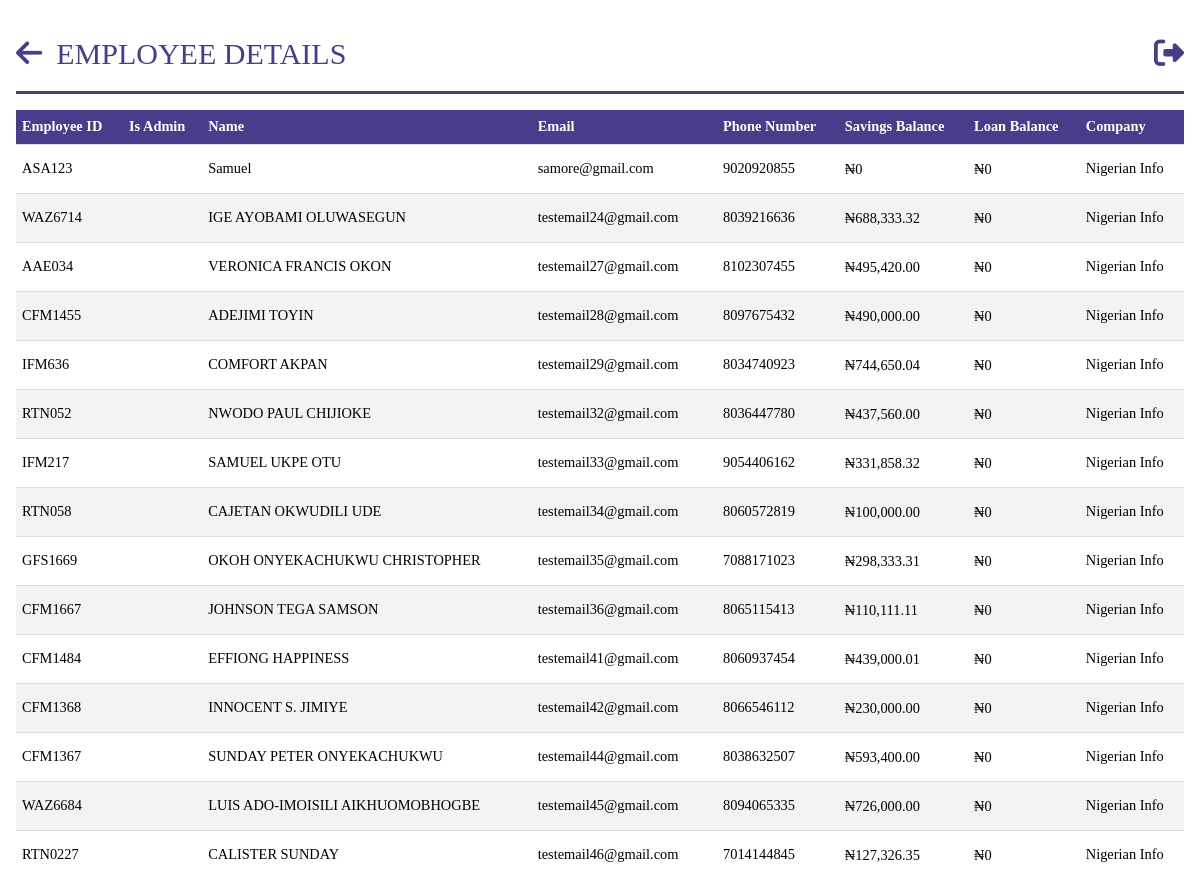
Page /persons (signed in, upper part) on the earlier database version.
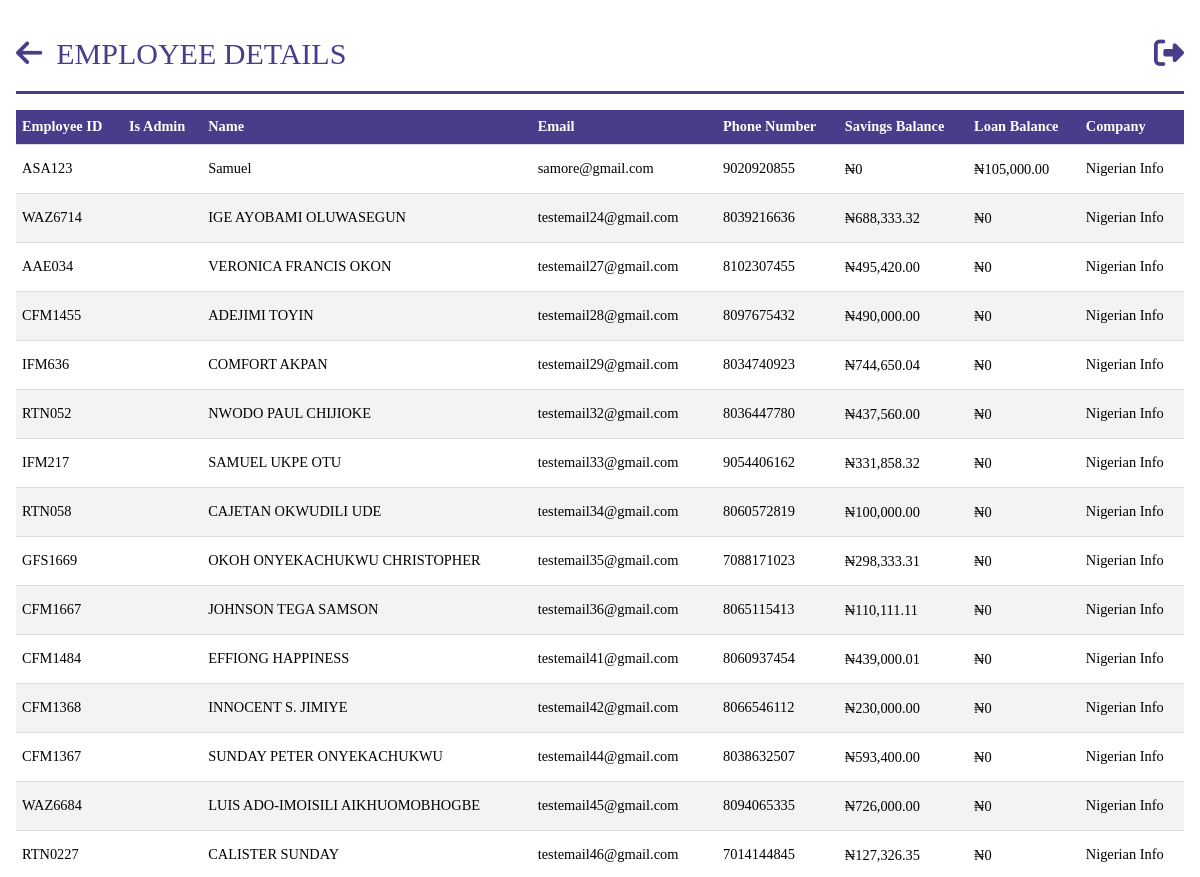
Same page on the later database version.
### models.py (models this page shows, shortened)
class Person(db.Model, UserMixin):
    __tablename__ = "persons"
    id = db.Column(db.Integer, primary_key=True)
    name = db.Column(db.String(100), nullable=False)
    role_id = db.Column(db.Integer, db.ForeignKey("roles.id"))
    email = db.Column(db.String, nullable=True, unique=True)
    password = db.Column(db.String(255), nullable=False)
    company_id = db.Column(db.Integer, db.ForeignKey("companies.id"))
    employee_id = db.Column(db.String, nullable=False, unique=True)
    phone_no = db.Column(db.String, unique=True)
    balance_bfd = db.Column(db.Float, default=0.0)
    balance_withheld = db.Column(db.Float, default=0.0)
    available_balance = db.Column(db.Float, default=0.0)
    loan_balance = db.Column(db.Float, default=0.0)
    loan_balance_bfd = db.Column(db.Float, default=0.0)
    loans = db.relationship("Loan", backref="person",foreign_keys="[Loan.person_id]")
    bank_payments_made = db.relationship("BankPayment", backref="payer", lazy=True)
    payments_made = db.relationship("SavingPayment", backref="payer", lazy=True)
    loan_payments_made = db.relationship("LoanPayment", backref="payer", lazy=True)
    @property
    def total_balance(self):
        return self.available_balance + self.balance_withheld

class Company(db.Model):
    __tablename__ = "companies"
    id = db.Column(db.Integer, primary_key=True)
    name = db.Column(db.String(100), nullable=False, unique=True)
    balance_bfd = db.Column(db.Float, default=0.0)
    amount_accumulated = db.Column(db.Float, default=0.0)
    payments_made = db.relationship("BankPayment", backref="company_payer", lazy=True)
    employees = db.relationship("Person", backref="company", lazy=True)

### app.py (the view)
@app.route("/persons", methods=["GET"])
@login_required
@role_required(["Admin", "Secretary", "Sub-Admin"])
def get_persons():
    persons = query.get_persons()
    total_loan = sum(person.loan_balance for person in persons)
    total_savings = sum(person.available_balance for person in persons)
    return render_template(
        "query/person.html",
        persons=persons,
        total_loan=total_loan,
        total_savings=total_savings,
    )

### app.py (called while the page is built)
@login_manager.user_loader
def load_user(person_id):
    return Person.query.get(person_id)

def role_required(roles_required):
    def decorator(view_func):
        @wraps(view_func)
        def wrapper(*args, **kwargs):
            if not current_user.is_authenticated:
                flash("You must be logged in to access this page.", "error")
                return redirect(url_for("login"))
            user_role = current_user.role
            if user_role.name not in roles_required:
                flash("You don't have the required role to access this page.", "error")
                return redirect(
                    url_for("dashboard")
                )  # Change this to your desired redirect
            return view_func(*args, **kwargs)
        return wrapper
    return decorator

@app.before_request
def before_request():
    g.user = current_user

@app.template_filter("currency")
@login_required
def currency(value):
    modified_value = format_currency(value)  # Modify the value as needed
    return modified_value

### queries.py (called while the page is built)
    def get_persons(self):
        person = Person.query.all()
        return person

### templates/query/person.html (shortened to what this page needs)
{%extends 'base.html' %}
{% block header%}
EMPLOYEE DETAILS
{% endblock  %}
{% block anchor%}
<a href="{{ url_for('queries') }}" id='arrow'><i class="fa-solid fa-arrow-left"></i></a>
{% endblock  %}
{%block content%}
<body id="person">
    <table class="tab-content">
        <tbody>
            <tr>
                <th>Employee ID</th>
                <th>Is Admin</th>
                <th>Name</th>
                <th>Email</th>
                <th>Phone Number</th>
                <th>Savings Balance</th>
                <th>Loan Balance</th>
                <th>Company </th>
            </tr>
            {%for person in persons%}
            <tr>
                <td>{{ person.employee_id }}</td>
                <td>{{ person.is_admin }}</td>
                <td>{{ person.name }}</td>
                <td>{{ person.email }}</td>
                <td>{{ person.phone_no }}</td>
                <td><a href="{{url_for('savings_account',person_id=person.id)}}">{{ person.total_balance | currency}}</a></td>
                <td><a href="{{url_for('loan_account',person_id=person.id)}}">{{ person.loan_balance | currency}}</a></td>
                <td>{{ person.company.name }}</td>
            </tr>
            {%endfor%}
        </tbody>
    </table>
</body>
{%endblock%}

Differences in the rows shown:
changed Person "ASA123": loan_balance "₦0" → "₦105,000.00"
